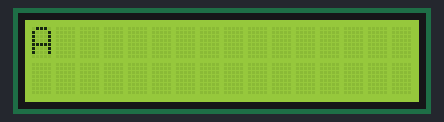
Bench run of a sketch on a simulated Arduino Uno, built with avr-gcc and run on an emulated ATmega328P. Parts: 16×2 character LCD.

Above: at 0.22 s.
At 5.06 s:
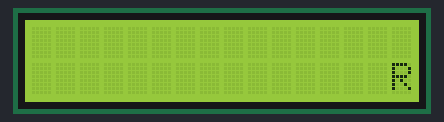
At 9.9 s:
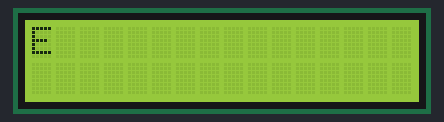
At 19.88 s:
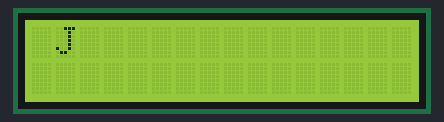
At 29.86 s:
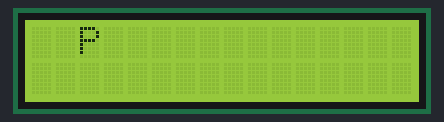
At 39.84 s:
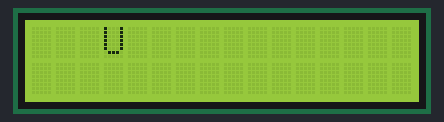

The sketch:

mato-koodi.ino
```cpp
#include <LiquidCrystal.h>

// Initialize the library with the numbers of the interface pins
LiquidCrystal lcd(8, 7, 6, 5, 4, 3);

// Define custom characters for Ä, Ö, and Å
byte A_umlaut[8] = {
  0b01010,  // Umlaut dots
  0b00000,
  0b01110,  //  ***
  0b10001,  // *   *
  0b11111,  // *****
  0b10001,  // *   *
  0b10001,  // *   *
  0b00000
};

byte O_umlaut[8] = {
  0b01010,  // Umlaut dots
  0b00000,
  0b01110,  //  ***
  0b10001,  // *   *
  0b10001,  // *   *
  0b10001,  // *   *
  0b01110,  //  ***
  0b00000
};

byte A_ring[8] = {
  0b00100,  //  *
  0b01010,  // * *
  0b00100,  //  *
  0b01110,  //  ***
  0b10001,  // *   *
  0b11111,  // *****
  0b10001,  // *   *
  0b00000
};


void setup() {
  lcd.begin(16, 2); // Set up the LCD with 16 columns and 2 rows
  lcd.createChar(0, A_umlaut);
  lcd.createChar(1, O_umlaut);
  lcd.createChar(2, A_ring);
  lcd.clear();
}

void loop() {
  char letters[] = { 'A', 'B', 'C', 'D', 'E', 'F', 'G', 'H', 'I', 'J', 'K', 'L', 'M', 'N', 'P', 'Q', 'R', 'S', 'T', 'U', 'V', 'W', 'X', 'Y', 'Z', 2, 0, 1 };
  int index = 0;

  while (true) {
    // Move letter across the top row from left to right
    for (int col = 0; col < 16; col++) {
      lcd.clear();
      lcd.setCursor(col, 0);
      lcd.write(letters[index]);
      index = (index + 1) % (sizeof(letters) / sizeof(letters[0]));
      delay(300);
    }

    // Move letter across the bottom row from right to left
    for (int col = 15; col >= 0; col--) {
      lcd.clear();
      lcd.setCursor(col, 1);
      lcd.write(letters[index]);
      index = (index + 1) % (sizeof(letters) / sizeof(letters[0]));
      delay(300);
    }
  }
}
```
